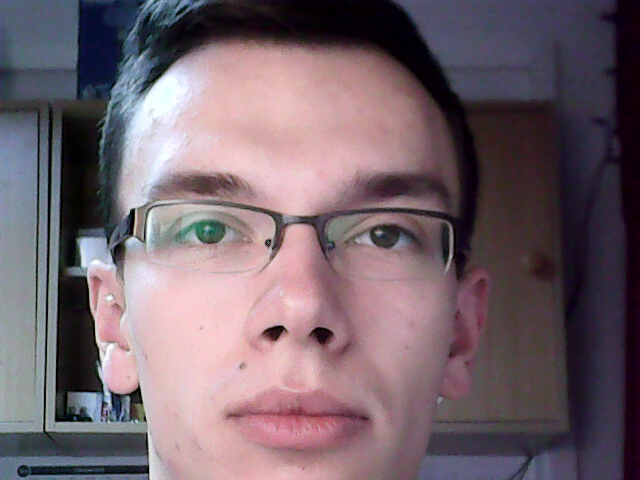
#> input picture bazy/Webcam/3.jpg, 640 x 480 px, found by its file name
$ python sliding_window.py   (Python 2 division)
#> lines starting #> are read from the running program, lines starting #| are printed output that depends on the picture; pictures that were not available may be replaced by others from this repository, and a replacement may not be noted
### src/helpers.py
# import the necessary packages
import imutils


def pyramid(image, scale=1.5, minSize=(30, 30)):
    # yield the original image
    yield image

    # keep looping over the pyramid
    while True:
        # compute the new dimensions of the image and resize it
        w = int(image.shape[1] / scale)
        image = imutils.resize(image, width=w)

        # if the resized image does not meet the supplied minimum
        # size, then stop constructing the pyramid
        if image.shape[0] < minSize[1] or image.shape[1] < minSize[0]:
            break

        # yield the next image in the pyramid
        yield image


def sliding_window(image, stepSize, windowSize):
    # slide a window across the image
    for y in xrange(0, image.shape[0], stepSize):
        for x in xrange(0, image.shape[1], stepSize):
            # yield the current window
            yield (x, y, image[y:y + windowSize[1], x:x + windowSize[0]])

### src/sliding_window.py
# import the necessary packages
from helpers import pyramid
from helpers import sliding_window
import time
import cv2

eye = cv2.imread('..\\bazy\\Webcam\\eyes\\3.jpg', 0)
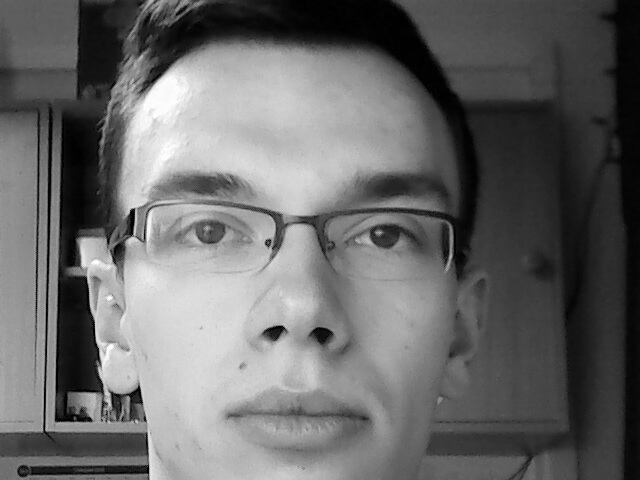
#> eye: shape (480, 640); min 0, max 255, mean 105.2
(winW, winH) = (103, 31)
orb = cv2.ORB_create()
kp_eye, eye_descriptor = orb.detectAndCompute(eye, None)  # find key points and computer descriptor
#> kp_eye = 500 keypoints; strongest (x, y, size): (133, 209, 31), (132, 210, 37.2), (131, 209, 31), (132, 212, 44.6)

face = cv2.imread('..\\bazy\\Webcam\\6.jpg', 0)
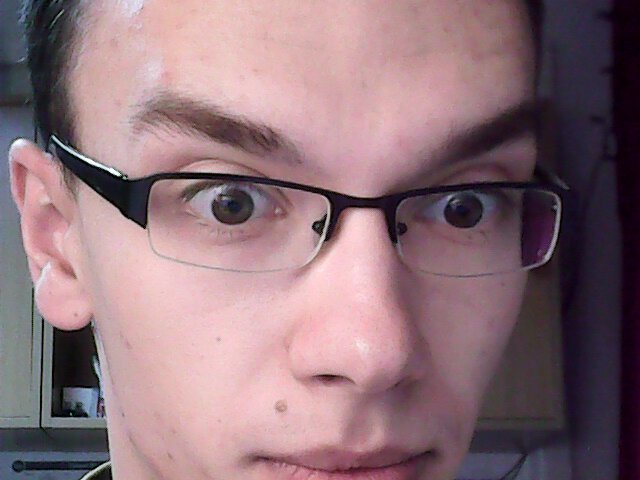
#> input picture bazy/Webcam/9.jpg, 640 x 480 px, given in place of 6.jpg, which was not available
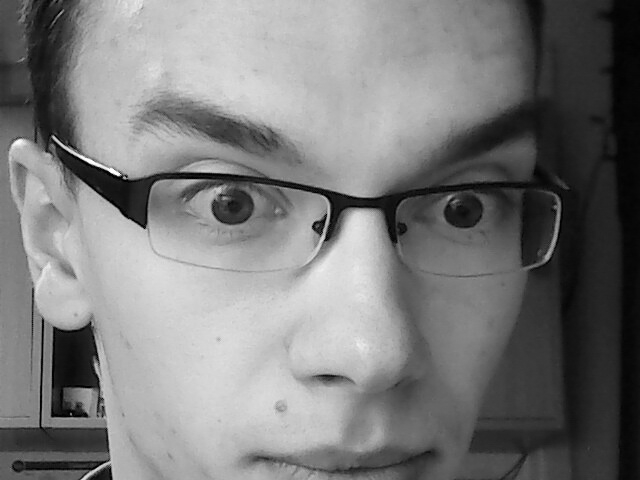
#> face: shape (480, 640); min 0, max 255, mean 122.9
matches = []
matcher = cv2.BFMatcher(cv2.NORM_HAMMING, crossCheck=True)

# loop over the image pyramid
for resized in pyramid(face, scale=1.5):
    # loop over the sliding window for each layer of the pyramid
    for (x, y, window) in sliding_window(resized, stepSize=15, windowSize=(winW, winH)):
        # if the window does not meet our desired window size, ignore it
        if window.shape[0] != winH or window.shape[1] != winW:
            continue
        # clone = resized.copy()

        kp_window, windows_descriptor = orb.detectAndCompute(window, None)  #
#> (the run stopped early here; a loop or call above may not have finished)
